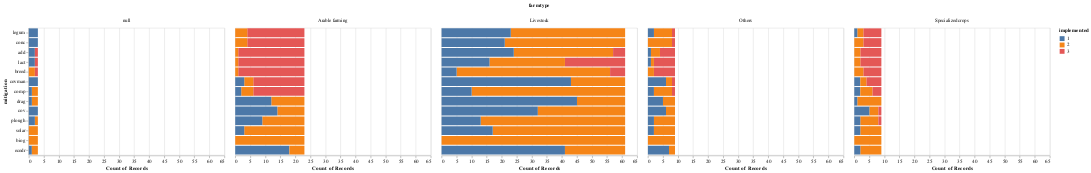

The notebook cell saved with this chart:
### Markdown cell above
# Barplot: Implemented response by Mitigation category and measure

### Code cell
# define list of mitigation implemented columns
implemented_columns = ['legum', 'conc', 'add', 'lact', 'breed', 'covman', 'comp', 'drag', 'cov', 'plough', 'solar', 'biog', 'ecodr']

# convert implemented mitigations from wide to long format
implemented_df = pd.melt(df, id_vars='id', value_vars=implemented_columns, var_name='mitigation', value_name='implemented')

# create farm type and animal unit dataframe
farm_df = df[['id', 'farmtype']]
# set id as index
farm_df.set_index('id', inplace=True)

# join dataframes together
mitigation_df = implemented_df.copy()
mitigation_df = mitigation_df.join(farm_df, on='id')
# reset index for altair
mitigation_df.reset_index(inplace=True)

alt.Chart(mitigation_df).mark_bar().encode(
    x='count(implemented)',
    y=alt.Y('mitigation', sort=implemented_columns),
    color='implemented:N',
    column='farmtype'
)

### Figure 1 — Vega-Lite specification as saved in the notebook (floating-point values rounded to 4 significant figures; data arrays with more than 128 entries replaced by an {"elided": "..."} marker saying what was removed)
{"config": {"view": {"continuousWidth": 400, "continuousHeight": 300}}, "data": {"name": "data-2076b13bfbeedb6d78bb6d70475d30f3"}, "mark": "bar", "encoding": {"color": {"type": "nominal", "field": "implemented"}, "column": {"type": "nominal", "field": "farmtype"}, "x": {"type": "quantitative", "aggregate": "count", "field": "implemented"}, "y": {"type": "nominal", "field": "mitigation", "sort": ["legum", "conc", "add", "lact", "breed", "covman", "comp", "drag", "cov", "plough", "solar", "biog", "ecodr"]}}, "$schema": "https://vega.github.io/schema/vega-lite/v4.8.1.json", "datasets": {"data-2076b13bfbeedb6d78bb6d70475d30f3": {"elided": "1365 records"}}}
